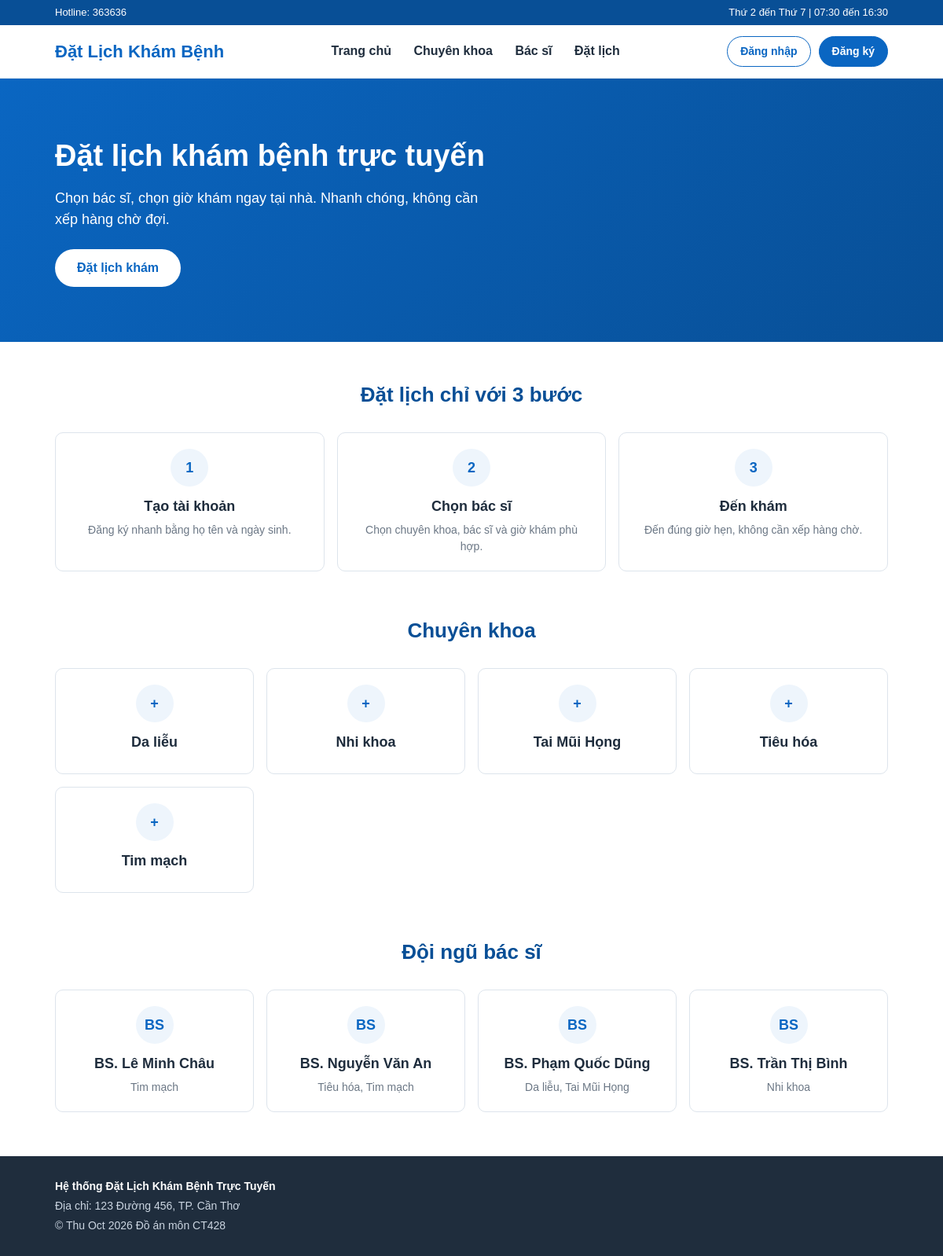
The page / on the database its author committed.
### tables this page shows
CREATE TABLE CHUYEN_KHOA (
    machuyenkhoa INT UNSIGNED AUTO_INCREMENT PRIMARY KEY,
    makhoa INT UNSIGNED NOT NULL,
    tenchuyenkhoa VARCHAR(100) NOT NULL,
    motachuyenkhoa TEXT NULL,

    CONSTRAINT uq_chuyen_khoa_ten UNIQUE (makhoa, tenchuyenkhoa),

    CONSTRAINT fk_chuyen_khoa_khoa
        FOREIGN KEY (makhoa)
        REFERENCES KHOA (makhoa)
        ON UPDATE CASCADE
        ON DELETE RESTRICT
);

CREATE TABLE NGUOI_DUNG (
    manguoidung INT UNSIGNED AUTO_INCREMENT PRIMARY KEY,
    mavaitro TINYINT UNSIGNED NOT NULL,
    hoten VARCHAR(100) NOT NULL,
    sdt VARCHAR(15) NOT NULL UNIQUE,
    email VARCHAR(100) NULL UNIQUE,
    matkhau VARCHAR(255) NOT NULL,
    ngaysinh DATE NULL,
    gioitinh ENUM('nam', 'nu') NULL DEFAULT NULL,
    diachi VARCHAR(255) NULL,
    ngaytao DATETIME NOT NULL DEFAULT CURRENT_TIMESTAMP,
    trangthai ENUM('hoat_dong', 'bi_khoa') NOT NULL DEFAULT 'hoat_dong',

    CONSTRAINT fk_nguoi_dung_vai_tro
        FOREIGN KEY (mavaitro)
        REFERENCES VAI_TRO (mavaitro)
        ON UPDATE CASCADE
        ON DELETE RESTRICT
);

### includes/truy_van.php (called while the page is built, shortened)
<?php
function lay_chuyen_khoa($conn) {
    $ketqua = $conn->query("SELECT machuyenkhoa AS ID, tenchuyenkhoa AS ChuyenKhoa FROM CHUYEN_KHOA ORDER BY tenchuyenkhoa");
    return $ketqua->fetch_all(MYSQLI_ASSOC);
}
function lay_bac_si($conn, $id_chuyenkhoa = 0) {
    $stmt = $conn->prepare(
        "SELECT n.manguoidung AS ID, n.hoten AS HoTen,
                GROUP_CONCAT(ck.tenchuyenkhoa ORDER BY ck.tenchuyenkhoa SEPARATOR ', ') AS ChuyenKhoa
         FROM BAC_SI b
         JOIN NGUOI_DUNG n ON n.manguoidung = b.manguoidung
         LEFT JOIN BAC_SI_CHUYEN_KHOA bc ON bc.manguoidung = b.manguoidung
         LEFT JOIN CHUYEN_KHOA ck ON ck.machuyenkhoa = bc.machuyenkhoa
         WHERE n.trangthai = 'hoat_dong'
           AND (? = 0 OR EXISTS (
                SELECT 1 FROM BAC_SI_CHUYEN_KHOA x
                WHERE x.manguoidung = b.manguoidung AND x.machuyenkhoa = ?
           ))
         GROUP BY n.manguoidung, n.hoten
         ORDER BY n.hoten"
    );
    $stmt->bind_param("ii", $id_chuyenkhoa, $id_chuyenkhoa);
    $stmt->execute();
    return $stmt->get_result()->fetch_all(MYSQLI_ASSOC);
}

### includes/giao_dien.php (the view, shortened to what this page needs)
<?php
function h($s) {
    return htmlspecialchars($s ?? '', ENT_QUOTES, 'UTF-8');
}
function hien_dau_trang($tieude) {
    ?>
<!DOCTYPE html>
<html lang="vi">
<head>
    <link rel="stylesheet" href="style.css">
</head>
<body>
<div class="thanh-tren">
    <div class="rong">
        <span>Hotline: 363636</span>
        <span>Thứ 2 đến Thứ 7 | 07:30 đến 16:30</span>
    </div>
</div>
<header class="dau-trang">
    <div class="rong dau-trang-ben-trong">
        <a href="index.php" class="logo"> Đặt Lịch Khám Bệnh</a>
        <nav class="menu">
            <a href="index.php">Trang chủ</a>
            <a href="index.php#chuyen-khoa">Chuyên khoa</a>
            <a href="bac_si.php">Bác sĩ</a>
            <a href="dat_lich.php">Đặt lịch</a>
        </nav>
        <div class="tai-khoan">
            <?php hien_khu_tai_khoan(); ?>
        </div>
    </div>
</header>
<main>
    <?php
}
function hien_khu_tai_khoan() {
    ?>
    <?php if (isset($_SESSION['id'])): ?>
        <span>Xin chào, <a href="thong_tin_ca_nhan.php"><strong><?php echo h($_SESSION['hoten']); ?></strong></a></span>
        <a href="xuly/xuly_dang_xuat.php" class="nut-nho nut-vien">Đăng xuất</a>
    <?php else: ?>
        <a href="dang_nhap.php" class="nut-nho nut-vien">Đăng nhập</a>
        <a href="dang_ky.php" class="nut-nho">Đăng ký</a>
    <?php endif; ?>
    <?php
}
function hien_cuoi_trang() {
    ?>
</main>
<footer class="chan-trang">
    <div class="rong">
        <p><strong>Hệ thống Đặt Lịch Khám Bệnh Trực Tuyến</strong></p>
        <p>Địa chỉ: 123 Đường 456, TP. Cần Thơ</p>
        <p>&copy; <?php echo date('D '); echo date('M '); echo date('Y'); ?> Đồ án môn CT428</p>
    </div>
</footer>
</body>
</html>
    <?php
}
    ?>
    <?php
function hien_the($bieutuong, $tieude, $mota = '', $lienket = '', $chu_lienket = '') {
    ?>
    <div class="the">
        <div class="vong"><?php echo h($bieutuong); ?></div>
        <h3><?php echo h($tieude); ?></h3>
        <?php if ($mota != ""): ?>
            <p><?php echo h($mota); ?></p>
        <?php endif; ?>
    </div>
    <?php
}
    ?>

### index.php (shortened to what this page needs)
<?php
require_once 'includes/khoitao.php';
$dsChuyenKhoa = lay_chuyen_khoa($conn);
$dsBacSi = lay_bac_si($conn);
hien_dau_trang('Trang chủ');
?>
<section class="banner">
    <div class="rong">
        <h1>Đặt lịch khám bệnh trực tuyến</h1>
        <p>Chọn bác sĩ, chọn giờ khám ngay tại nhà. Nhanh chóng, không cần xếp hàng chờ đợi.</p>
        <a href="dat_lich.php" class="nut-lon">Đặt lịch khám</a>
    </div>
</section>
<section class="khu rong">
    <h2 class="tieu-de-khu">Đặt lịch chỉ với 3 bước</h2>
    <div class="luoi">
        <?php
        hien_the('1', 'Tạo tài khoản', 'Đăng ký nhanh bằng họ tên và ngày sinh.');
        ?>
    </div>
</section>
<section class="khu rong" id="chuyen-khoa">
    <h2 class="tieu-de-khu">Chuyên khoa</h2>
    <div class="luoi">
        <?php
        foreach ($dsChuyenKhoa as $khoa) {
            hien_the('+', $khoa['ChuyenKhoa']);
        }
        ?>
    </div>
</section>
<section class="khu rong" id="bac-si">
    <h2 class="tieu-de-khu">Đội ngũ bác sĩ</h2>
    <div class="luoi">
        <?php
        foreach ($dsBacSi as $bs) {
            hien_the('BS', $bs['HoTen'], $bs['ChuyenKhoa']);
        }
        ?>
    </div>
</section>
<?php
hien_cuoi_trang();

### style.css (style rules this page uses)
:root { --chinh: #0a66c2; --chinh-dam: #084f96; --nen-nhat: #eef5fc; --chu: #1f2d3d; --xam: #6b7785; --vien: #dde4ec; }
* { box-sizing: border-box; }
body { margin: 0; font-family: Arial, sans-serif; color: var(--chu); background: #fff; line-height: 1.5; }
a { color: var(--chinh); }
main { min-height: 50vh; }
.rong { max-width: 1100px; margin: 0 auto; padding: 0 20px; }
.thanh-tren { background: var(--chinh-dam); color: #fff; font-size: 13px; padding: 6px 0; }
.thanh-tren .rong { display: flex; justify-content: space-between; flex-wrap: wrap; gap: 4px 16px; }
.dau-trang { background: #fff; border-bottom: 1px solid var(--vien); }
.dau-trang-ben-trong { display: flex; align-items: center; justify-content: space-between; flex-wrap: wrap; gap: 12px; padding-top: 14px; padding-bottom: 14px; }
.logo { font-size: 22px; font-weight: bold; color: var(--chinh); text-decoration: none; }
.menu a { margin: 0 12px; color: var(--chu); text-decoration: none; font-weight: bold; }
.tai-khoan { display: flex; align-items: center; gap: 10px; font-size: 14px; }
.nut-nho { padding: 8px 16px; background: var(--chinh); color: #fff; border: 1px solid var(--chinh); border-radius: 20px; font-size: 14px; font-weight: bold; text-decoration: none; }
.nut-vien { background: #fff; color: var(--chinh); }
.chan-trang { background: var(--chu); color: #cbd5e1; margin-top: 48px; padding: 24px 0; font-size: 14px; }
.chan-trang p { margin: 4px 0; }
.chan-trang strong { color: #fff; }
.banner { background: linear-gradient(135deg, var(--chinh), var(--chinh-dam)); color: #fff; padding: 70px 0; }
.banner h1 { font-size: 38px; margin: 0 0 12px; }
.banner p { font-size: 18px; max-width: 560px; margin: 0 0 24px; }
.nut-lon { display: inline-block; padding: 12px 28px; background: #fff; color: var(--chinh); border-radius: 30px; font-weight: bold; text-decoration: none; }
.khu { padding-top: 48px; padding-bottom: 8px; }
.tieu-de-khu { text-align: center; font-size: 26px; margin: 0 0 28px; color: var(--chinh-dam); }
.luoi { display: grid; gap: 16px; grid-template-columns: repeat(auto-fit, minmax(220px, 1fr)); }
.the { border: 1px solid var(--vien); border-radius: 10px; padding: 20px; text-align: center; background: #fff; }
.the h3 { margin: 12px 0 6px; font-size: 18px; }
.the p { margin: 0; color: var(--xam); font-size: 14px; }
.vong { width: 48px; height: 48px; line-height: 48px; margin: 0 auto; border-radius: 50%; background: var(--nen-nhat); color: var(--chinh); font-weight: bold; font-size: 18px; }

### rows shown on the page
chuyen_khoa: bieutuong "+", tenchuyenkhoa "Da liễu"
chuyen_khoa: bieutuong "+", tenchuyenkhoa "Nhi khoa"
chuyen_khoa: bieutuong "+", tenchuyenkhoa "Tai Mũi Họng"
chuyen_khoa: bieutuong "+", tenchuyenkhoa "Tiêu hóa"
chuyen_khoa: bieutuong "+", tenchuyenkhoa "Tim mạch"
nguoi_dung: bieutuong "BS", hoten "BS. Lê Minh Châu", mota "Tim mạch"
nguoi_dung: bieutuong "BS", hoten "BS. Nguyễn Văn An", mota "Tiêu hóa, Tim mạch"
nguoi_dung: bieutuong "BS", hoten "BS. Phạm Quốc Dũng", mota "Da liễu, Tai Mũi Họng"
nguoi_dung: bieutuong "BS", hoten "BS. Trần Thị Bình", mota "Nhi khoa"

### other values the page prints
$bieutuong "1 2 3"
$tieude "Tạo tài khoản Chọn bác sĩ Đến khám"
$mota "Đăng ký nhanh bằng họ tên và ngày sinh. Chọn chuyên khoa, bác sĩ và giờ khám phù hợp. Đến đúng giờ hẹn, không cần xếp hàng chờ."
